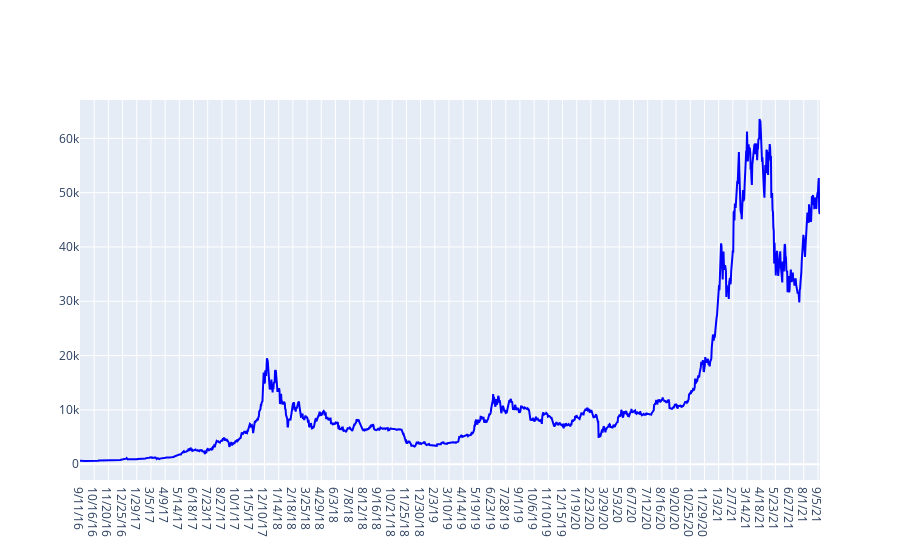

The notebook cell this image was saved under:
### Code cell
plotFeatures(dfBitcoin, [1])

### Figure 1 — Plotly figure (JSON) as saved in the notebook; plotly's stock layout.template omitted (floating-point values rounded to 4 significant figures; data arrays with more than 128 entries replaced by an {"elided": "..."} marker saying what was removed)
{"data": [{"line": {"color": "blue", "width": 2}, "name": "Price", "type": "scatter", "x": {"elided": "1826 str values"}, "y": {"elided": "1826 float values"}}], "layout": {"autosize": true, "xaxis": {"autorange": true, "range": [0, 1825], "type": "category"}, "yaxis": {"autorange": true, "range": [-2904.0, 67050.0], "type": "linear"}}}
